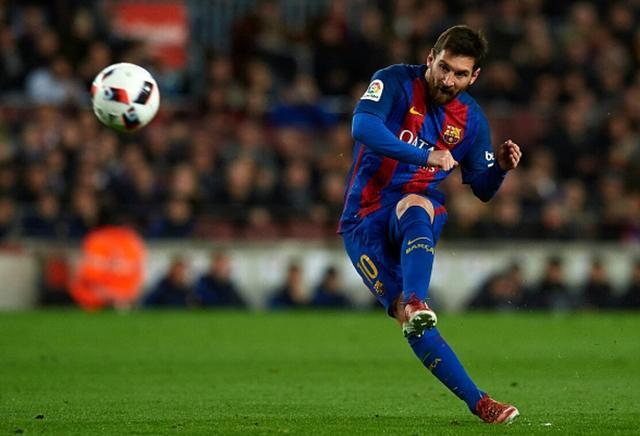
//> input picture messi.jpeg, 640 x 436 px
$ ./kmeans_pic   (built with g++ and OpenCV 4)
//> lines starting //> are read from the running program, lines starting //| are printed output that depends on the picture
#include "opencv2/opencv.hpp"
#include <iostream>
#include <locale>
using namespace std;
using namespace cv;

int main()
{
    //1. 把图像转换为数据集
    Mat img = imread("messi.jpeg", 1);
//> img is the input picture: 436 rows x 640 cols, CV_8UC3; mean B, G, R 43.6, 69.7, 65.4
    Mat samples = img.reshape(0, img.cols * img.rows);

    //转换为samplCount行 * 3通道的矩阵
    printf("image: h=%d, w=%d, c=%d", img.rows, img.cols, img.channels());
//| image: h=436, w=640, c=3
    samples.convertTo(samples, CV_32FC3);
    printf(": h=%d, w=%d, c=%d", samples.rows, samples.cols, samples.channels());
//| : h=279040, w=1, c=3

    //2. 聚类
    TermCriteria criteria = TermCriteria(TermCriteria::EPS + TermCriteria::COUNT, 10, 1.0);
    int K = 2; // 聚类类别数 4, 8, 16
    Mat labels; // 聚类结果索引矩阵3
    Mat centers; // 聚类中心
    double compactness = kmeans(samples, K, labels, criteria, 3, KMEANS_PP_CENTERS, centers);
//> centers = [[35, 33.7, 37.9], [54.2, 114.1, 99.48]]; compactness = 891066067.9

    //3. 按聚类结果重新为图像赋值
    //将数据转为CV_8UC3型，以便恢复图像
    centers.convertTo(centers, CV_8UC3);
//> centers = [[35, 34, 38], [54, 114, 99]]
    samples.convertTo(samples, CV_8UC3);

    //按label标签重新为samples赋值，实现色彩压缩
    for (int i=0; i < labels.rows; i++)
    {
        int cluster = labels.at<int>(i);
        //Vec3b为OpenCV中CV_8UC3类型的RGB彩色图像数据类型
        samples.at<Vec3b>(i, 0) = centers.at<Vec3b>(cluster, 0);
    }

    //4. 输出或显示聚类结果
    //将sample转为img尺寸
    Mat img_out = samples.reshape(0, img.rows);
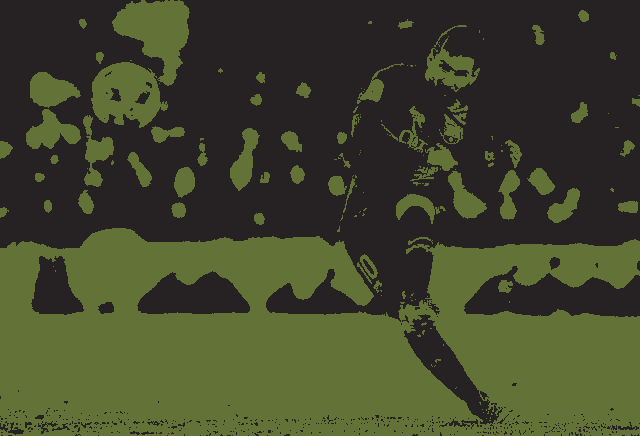
//> img_out: 436 rows x 640 cols, CV_8UC3; mean B, G, R 43.5, 69.8, 65.3
    //将图像转换为sampleCount行*3通道的矩阵
    cout << "Compactness: " << compactness << endl;
//| Compactness: 8.91066e+08
    imshow("image", img);
    imshow("clusters", img_out);

    stringstream ss;
    ss << K;
    string str = ss.str();
    string image_save_name = str + "_cluster.jpg";
    imwrite(image_save_name, img_out);
    waitKey();
    return 0;
}
